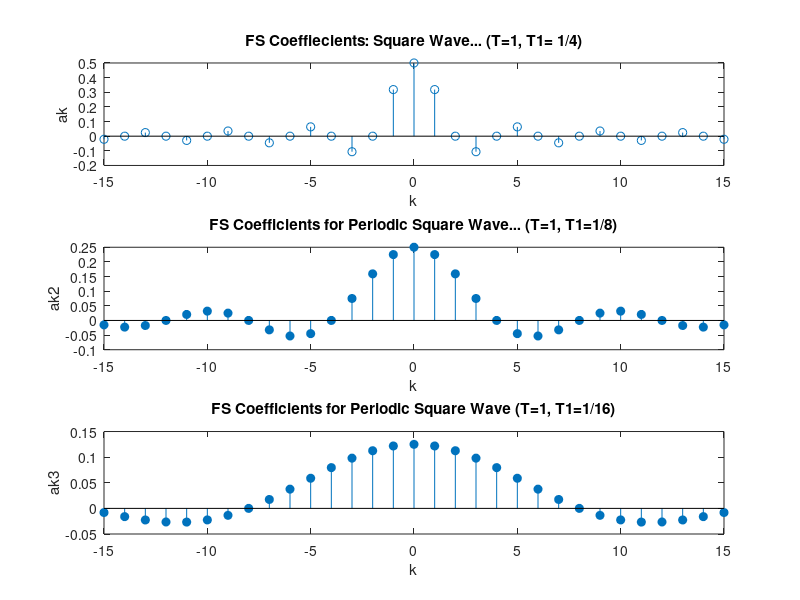

This figure's MATLAB source:
clc;
clear all;
close all;
%Setting sample value of k for discrete signal
k = -15:1:15;
T = 1;
%Time period of square Wave
T1 = 1/4;
ak1 = sin(k*2*pi*(T1/T))./(k*pi);
ak1(16) = 2*T1*T;
%Subplot for plotting different graphs on same window
%Here 3 rows, 1 columns and this first figure plot
subplot(3,1,1);
%Stem is used to plot dicrete signal
stem(k,ak1);
xlabel('k');
ylabel('ak');
title('FS Coeffiecients: Square Wave... (T=1, T1= 1/4)');
T1 = 1/8;
ak2 = sin(k*2*pi*(T1/T))./(k*pi);
ak2(16) = 2*T1/T;
%Here 3 rows, 1 columns and this is second figure plot
subplot(3,1,2);
%To plot discrete signal
stem(k,ak2,'filled');
xlabel('k')'
ylabel('ak2');
title('FS Coefficients for Periodic Square Wave... (T=1, T1=1/8)');
T1 = 1/16;
ak3 = sin(k*2*pi*(T1/T))./(k*pi);
ak3(16) = 2*T1/T;
%Here 3 rows, 1 columns and this is 3rd figure plot
subplot(3,1,3);
stem(k,ak3,'filled');
xlabel('k');
ylabel('ak3');
title('FS Coefficients for Periodic Square Wave (T=1, T1=1/16)');
